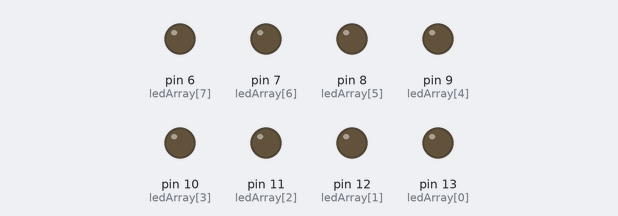
Bench run of a sketch on a simulated Arduino Uno, built with avr-gcc and run on an emulated ATmega328P. Shown: output pins drawn as LEDs (lit = HIGH).

Above: at 0.1 s.
At 10.1 s:
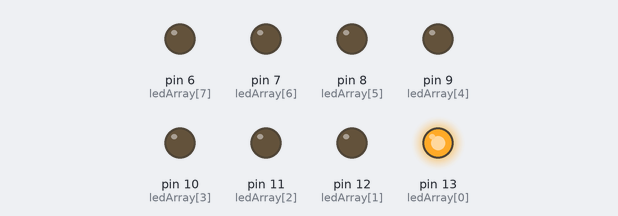
At 15.1 s:
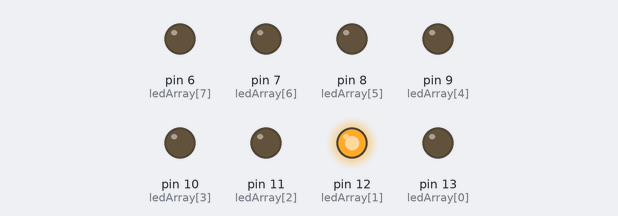
At 20.1 s:
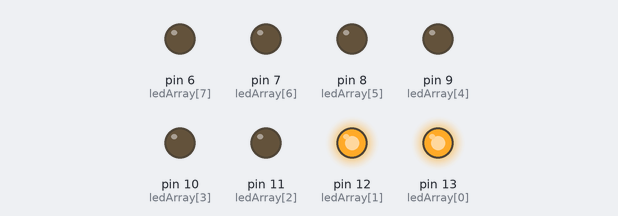
At 25.1 s:
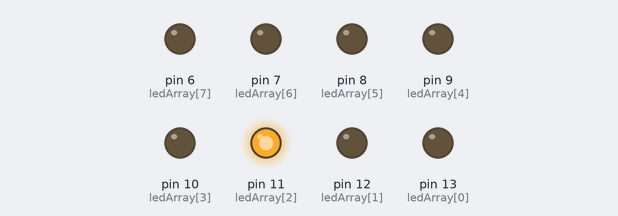
At 35.1 s:
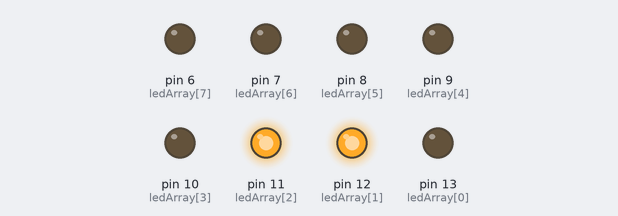
Timing chart, 0 to 36.6 s (numbered marks = the images above):
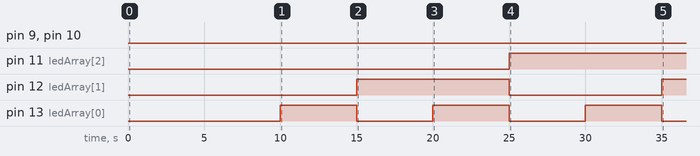

Measured:
- by itself, pin 11 (ledArray[2]): LOW → HIGH at 25.0 s
- by itself, pin 12 (ledArray[1]): LOW → HIGH at 15.0 s, → LOW 10.0 s later, → HIGH 10.0 s later
- by itself, pin 13 (ledArray[0]): alternates HIGH for 5.0 s and LOW for 5.0 s

The sketch:

Numbers.ino
```cpp
/*

  Binary counter [0-255]
  This program uses a bunch of LEDs to count from 0 upto 255 in binary
  255 because we're using only 8 pins and 2^8 - 1 = 255
  You can easily extend this program and use more LEDs and pins to count larger numbers
  The best item to use would be an LED bargraph

  This program avoid the usage of delay (since I've been told using it is bad).


*/

const int ledArray[] = { 13, 12, 11, 10, 9, 8, 7, 6};  // This is the variable where you declare the LED pin-out in the order you're connecting it
byte ledData=0;                                        // This is the actual number that's going to be displayed. Byte is used since only 8 LEDs are used. After 255 it overflows back to 0.
unsigned int timerRef, timerNow;                       // These are the time tracking variables. For better understanding check out arduino.cc's BlinkWithoutDelay
const unsigned int waitms = 5000;                       // This is the delay in milliseconds
int diffms;                                            // Time difference in milliseconds
int ledNo = 8;                                         // Total number of LEDs being used

void setup()
{
  // Here we initialize all the LED pins to output and start our 'clock' timer
  for(int i=0; i < ledNo; i++)
  {
    pinMode(ledArray[i], OUTPUT);
  }
  timerRef = millis();

}

void loop()
{
  timerNow = millis();
  diffms = timerNow - timerRef;
  diffms = abs(diffms);
  /*
    The Loop() runs as fast as possible, and at every point that it runs I check if enough time has elapsed between the previous
    execution of the if statement below using the handy millis(). The if statement below gets tested all the time, but since most
    of the time it's false, the program simply continues without processing statements inside the if-block
  */
  if(diffms >= waitms)
  {
    setLED(ledData);
    ledData = ledData + 1;
    timerRef = millis();
  }
}

/*
  Since I'm not dependent on previous hardware states I thought that writing this out as a separate function makes it look neater
  This function basically right-shifts the number one bit at a time and directly writes the bit value to digitalWrite.
*/

void setLED(byte number)
{
  int  bitOutput;
  for(int i = 0; i < 8; i++) //Although I've directly used the number '8' the more correct way would be to use sizeof(number) in case you want a generic solution
  {
    bitOutput = number & 1;
    digitalWrite(ledArray[i], bitOutput);
    number=number>>1;
  }
}
```
